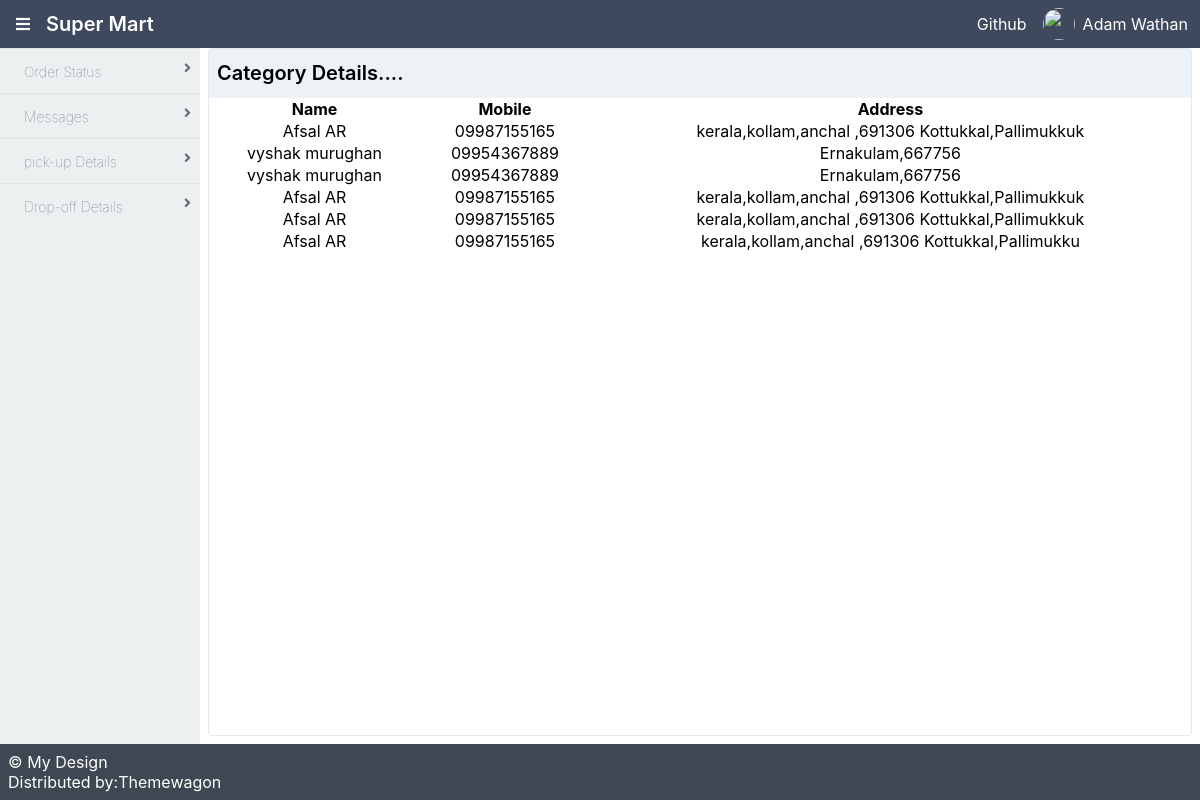
/backend/sender/, run on the app's committed database.
### logic/models.py (models this page shows)
class senderdb(models.Model):
    se_f_name = models.CharField(max_length=100, null=True, blank=True)
    se_mobile = models.CharField(max_length=100, null=True, blank=True)
    se_address = models.CharField(max_length=100, null=True,blank=True)

### backend/views.py (the view)
# urls.py: path('sender/', views.sender, name='sender'),
def sender(request):
    daa = senderdb.objects.all()
    return render(request, 'sender.html', {'daa': daa})

### backend/templates/sender.html (shortened to what this page needs)
<!DOCTYPE html>
{% extends 'bindex.html' %}
{% block content %}
<html lang="en">
<head>
</head>
<body>
<div class="flex flex-1  flex-col md:flex-row lg:flex-row mx-2">
    <div class="mb-2 border-solid border-gray-300 rounded border shadow-sm w-full">
        <div class="bg-gray-200 px-2 py-3 border-solid border-gray-200 border-b">
            <h1>Category Details....</h1>
        </div>
        <table style="width:100%;text-align: center">
            <tr>
                <th>Name</th>
                <th>Mobile</th>
                <th>Address</th>
            </tr>
             {% for i in daa %}
            <tr>
                <td>{{i.se_f_name}}</td>
                <td>{{i.se_mobile}}</td>
                <td>{{i.se_address}}</td>
            </tr>
            {% endfor %}
        </table>
    </div>
</div>
</body>
</html>
{% endblock %}

### data on the page
senderdb: se_f_name "Afsal AR", se_mobile "09987155165", se_address "kerala,kollam,anchal ,691306 Kottukkal,Pallimukkuk"
senderdb: se_f_name "vyshak murughan", se_mobile "09954367889", se_address "Ernakulam,667756"
senderdb: se_f_name "vyshak murughan", se_mobile "09954367889", se_address "Ernakulam,667756"
senderdb: se_f_name "Afsal AR", se_mobile "09987155165", se_address "kerala,kollam,anchal ,691306 Kottukkal,Pallimukkuk"
senderdb: se_f_name "Afsal AR", se_mobile "09987155165", se_address "kerala,kollam,anchal ,691306 Kottukkal,Pallimukkuk"
senderdb: se_f_name "Afsal AR", se_mobile "09987155165", se_address "kerala,kollam,anchal ,691306 Kottukkal,Pallimukku"
